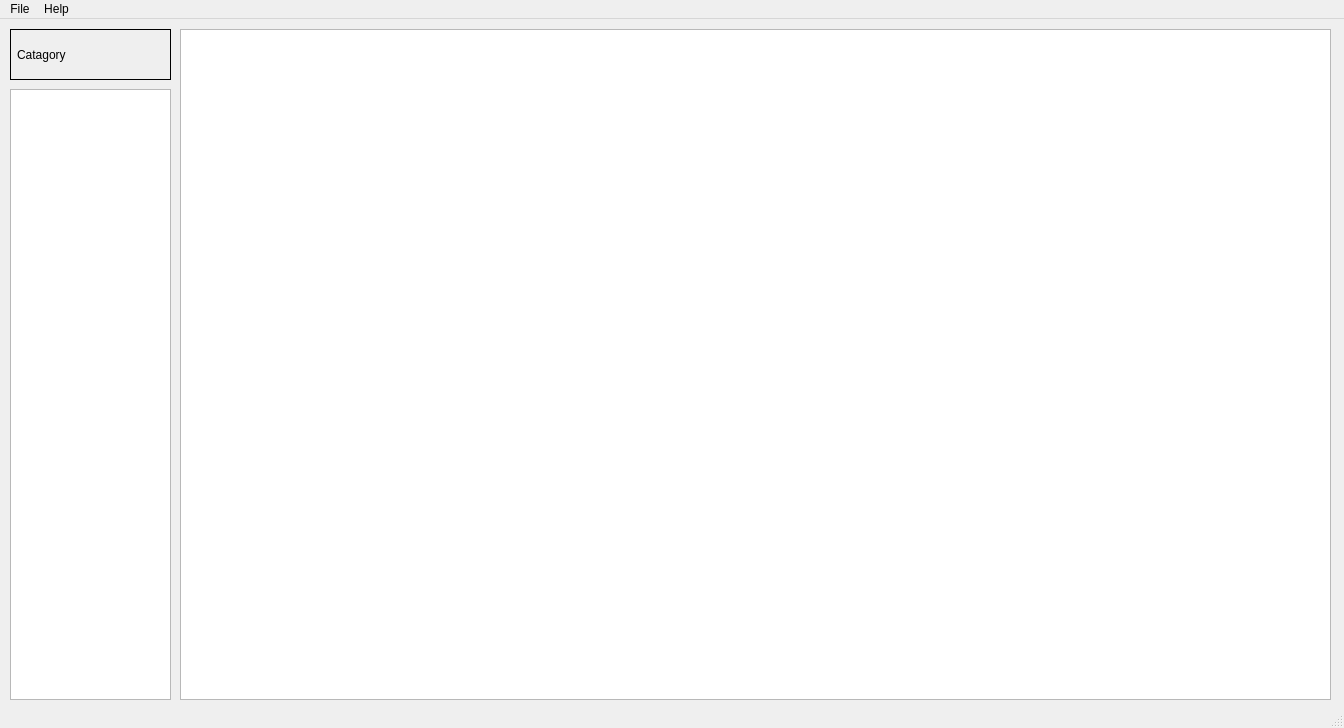
<?xml version="1.0" encoding="UTF-8"?>
<ui version="4.0">
 <class>AssetBrowser</class>
 <widget class="QMainWindow" name="AssetBrowser">
  <property name="geometry">
   <rect>
    <x>0</x>
    <y>0</y>
    <width>1344</width>
    <height>728</height>
   </rect>
  </property>
  <property name="sizePolicy">
   <sizepolicy hsizetype="Fixed" vsizetype="Fixed">
    <horstretch>0</horstretch>
    <verstretch>0</verstretch>
   </sizepolicy>
  </property>
  <property name="minimumSize">
   <size>
    <width>1344</width>
    <height>728</height>
   </size>
  </property>
  <property name="maximumSize">
   <size>
    <width>1344</width>
    <height>728</height>
   </size>
  </property>
  <property name="windowTitle">
   <string>AssetBrowser</string>
  </property>
  <property name="styleSheet">
   <string notr="true"/>
  </property>
  <widget class="QWidget" name="centralWidget">
   <widget class="QWidget" name="assetWidget" native="true">
    <property name="geometry">
     <rect>
      <x>180</x>
      <y>10</y>
      <width>1151</width>
      <height>671</height>
     </rect>
    </property>
    <widget class="QListWidget" name="assetlistWidget">
     <property name="geometry">
      <rect>
       <x>0</x>
       <y>0</y>
       <width>1151</width>
       <height>671</height>
      </rect>
     </property>
     <property name="contextMenuPolicy">
      <enum>Qt::CustomContextMenu</enum>
     </property>
     <property name="styleSheet">
      <string notr="true"/>
     </property>
     <property name="frameShape">
      <enum>QFrame::StyledPanel</enum>
     </property>
     <property name="lineWidth">
      <number>1</number>
     </property>
     <property name="selectionMode">
      <enum>QAbstractItemView::MultiSelection</enum>
     </property>
     <property name="viewMode">
      <enum>QListView::IconMode</enum>
     </property>
    </widget>
   </widget>
   <widget class="QListWidget" name="categorylistWidget">
    <property name="geometry">
     <rect>
      <x>10</x>
      <y>70</y>
      <width>161</width>
      <height>611</height>
     </rect>
    </property>
    <property name="font">
     <font>
      <family>Segoe UI</family>
      <pointsize>20</pointsize>
      <weight>50</weight>
      <italic>false</italic>
      <bold>false</bold>
     </font>
    </property>
    <property name="styleSheet">
     <string notr="true"/>
    </property>
   </widget>
   <widget class="QWidget" name="widget" native="true">
    <property name="geometry">
     <rect>
      <x>10</x>
      <y>10</y>
      <width>161</width>
      <height>51</height>
     </rect>
    </property>
    <property name="styleSheet">
     <string notr="true">border: 1px  solid #343434;

border-color: rgb(0, 0, 0);</string>
    </property>
    <widget class="QLabel" name="categoryLabel">
     <property name="geometry">
      <rect>
       <x>7</x>
       <y>11</y>
       <width>83</width>
       <height>30</height>
      </rect>
     </property>
     <property name="sizePolicy">
      <sizepolicy hsizetype="Preferred" vsizetype="Preferred">
       <horstretch>0</horstretch>
       <verstretch>0</verstretch>
      </sizepolicy>
     </property>
     <property name="layoutDirection">
      <enum>Qt::LeftToRight</enum>
     </property>
     <property name="styleSheet">
      <string notr="true">font: 16pt &quot;Segoe UI&quot;;

border:0px solid #333;
</string>
     </property>
     <property name="text">
      <string>Catagory</string>
     </property>
    </widget>
    <widget class="QPushButton" name="removeButton">
     <property name="geometry">
      <rect>
       <x>130</x>
       <y>16</y>
       <width>25</width>
       <height>25</height>
      </rect>
     </property>
     <property name="sizePolicy">
      <sizepolicy hsizetype="Fixed" vsizetype="Fixed">
       <horstretch>0</horstretch>
       <verstretch>0</verstretch>
      </sizepolicy>
     </property>
     <property name="minimumSize">
      <size>
       <width>25</width>
       <height>25</height>
      </size>
     </property>
     <property name="maximumSize">
      <size>
       <width>25</width>
       <height>25</height>
      </size>
     </property>
     <property name="font">
      <font>
       <family>Segoe UI</family>
       <pointsize>8</pointsize>
       <weight>50</weight>
       <italic>false</italic>
       <bold>false</bold>
      </font>
     </property>
     <property name="styleSheet">
      <string notr="true">border:0px</string>
     </property>
     <property name="text">
      <string/>
     </property>
     <property name="icon">
      <iconset resource="../icons.qrc">
       <normaloff>:/icons/remove.png</normaloff>:/icons/remove.png</iconset>
     </property>
     <property name="iconSize">
      <size>
       <width>16</width>
       <height>16</height>
      </size>
     </property>
    </widget>
    <widget class="QPushButton" name="addButton">
     <property name="geometry">
      <rect>
       <x>100</x>
       <y>16</y>
       <width>25</width>
       <height>25</height>
      </rect>
     </property>
     <property name="sizePolicy">
      <sizepolicy hsizetype="Fixed" vsizetype="Fixed">
       <horstretch>0</horstretch>
       <verstretch>0</verstretch>
      </sizepolicy>
     </property>
     <property name="minimumSize">
      <size>
       <width>25</width>
       <height>25</height>
      </size>
     </property>
     <property name="maximumSize">
      <size>
       <width>25</width>
       <height>25</height>
      </size>
     </property>
     <property name="font">
      <font>
       <family>Segoe UI</family>
       <pointsize>8</pointsize>
       <weight>50</weight>
       <italic>false</italic>
       <bold>false</bold>
      </font>
     </property>
     <property name="styleSheet">
      <string notr="true">border:0px</string>
     </property>
     <property name="text">
      <string/>
     </property>
     <property name="icon">
      <iconset resource="../icons.qrc">
       <normaloff>:/icons/add.png</normaloff>:/icons/add.png</iconset>
     </property>
     <property name="iconSize">
      <size>
       <width>16</width>
       <height>16</height>
      </size>
     </property>
    </widget>
   </widget>
  </widget>
  <widget class="QMenuBar" name="menuBar">
   <property name="geometry">
    <rect>
     <x>0</x>
     <y>0</y>
     <width>1344</width>
     <height>21</height>
    </rect>
   </property>
   <property name="styleSheet">
    <string notr="true"/>
   </property>
   <widget class="QMenu" name="menuFile">
    <property name="styleSheet">
     <string notr="true"/>
    </property>
    <property name="title">
     <string>File</string>
    </property>
    <addaction name="actionOpenDataBase"/>
    <addaction name="actionClose"/>
   </widget>
   <widget class="QMenu" name="menuHelp">
    <property name="title">
     <string>Help</string>
    </property>
    <addaction name="actionDocumentation"/>
    <addaction name="actionAboutAuthor"/>
   </widget>
   <addaction name="menuFile"/>
   <addaction name="menuHelp"/>
  </widget>
  <widget class="QStatusBar" name="statusBar"/>
  <action name="actionOpenDataBase">
   <property name="icon">
    <iconset resource="../icons.qrc">
     <normaloff>:/icons/openData.png</normaloff>:/icons/openData.png</iconset>
   </property>
   <property name="text">
    <string>OpenDataBase</string>
   </property>
  </action>
  <action name="actionClose">
   <property name="icon">
    <iconset resource="../icons.qrc">
     <normaloff>:/icons/close.png</normaloff>:/icons/close.png</iconset>
   </property>
   <property name="text">
    <string>Close</string>
   </property>
  </action>
  <action name="actionDocumentation">
   <property name="icon">
    <iconset resource="../icons.qrc">
     <normaloff>:/icons/doc.png</normaloff>:/icons/doc.png</iconset>
   </property>
   <property name="text">
    <string>Documentation</string>
   </property>
  </action>
  <action name="actionAboutAuthor">
   <property name="icon">
    <iconset resource="../icons.qrc">
     <normaloff>:/icons/info.png</normaloff>:/icons/info.png</iconset>
   </property>
   <property name="text">
    <string>AboutAuthor</string>
   </property>
  </action>
 </widget>
 <layoutdefault spacing="6" margin="11"/>
 <resources>
  <include location="../icons.qrc"/>
 </resources>
 <connections/>
</ui>
